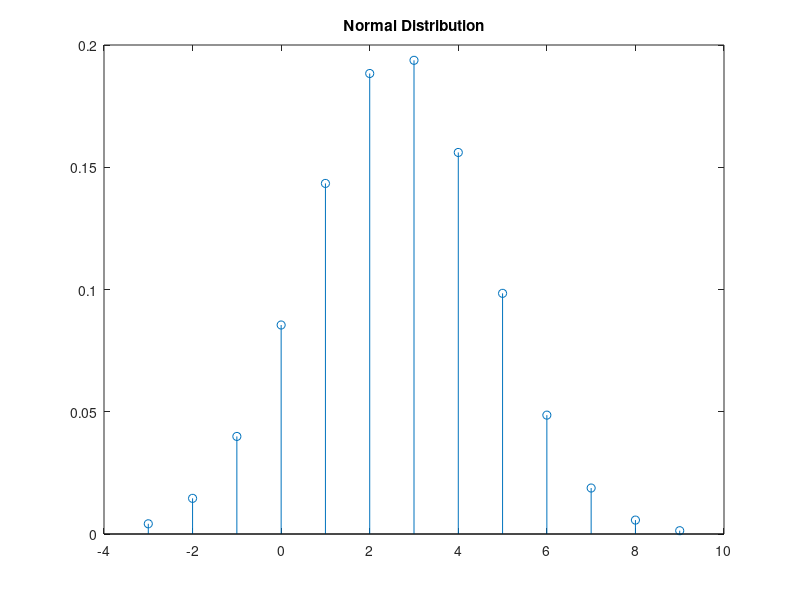

Recreate this plot in MATLAB.
clear all; clc; close all;

x = [2 4 0 7 1 2 0 3 2 1 5 4 3]; %sample set

X = [-3 -2 -1 0 1 2 3 4 5 6 7 8 9];


xMu = mean(x);
xVar = var(x);

pdf = zeros(1,size(X,2));
for i=1:size(X,2)
    pdf(i) = mvnpdf(X(1,i),xMu,xVar);
end

stem(-3:9,pdf);title('Normal Distribution')
